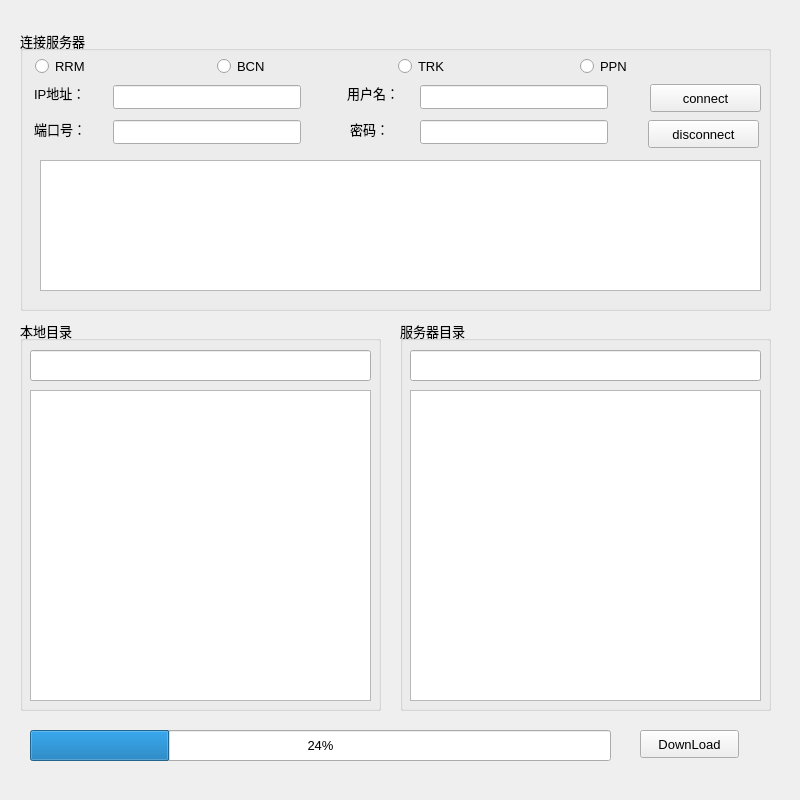
<?xml version="1.0" encoding="UTF-8"?>
<ui version="4.0">
 <class>DataDown</class>
 <widget class="QWidget" name="DataDown">
  <property name="geometry">
   <rect>
    <x>0</x>
    <y>0</y>
    <width>800</width>
    <height>800</height>
   </rect>
  </property>
  <property name="minimumSize">
   <size>
    <width>800</width>
    <height>800</height>
   </size>
  </property>
  <property name="font">
   <font>
    <pointsize>10</pointsize>
   </font>
  </property>
  <property name="windowTitle">
   <string>Form</string>
  </property>
  <widget class="QWidget" name="widget" native="true">
   <property name="geometry">
    <rect>
     <x>10</x>
     <y>20</y>
     <width>771</width>
     <height>761</height>
    </rect>
   </property>
   <property name="minimumSize">
    <size>
     <width>0</width>
     <height>0</height>
    </size>
   </property>
   <widget class="QGroupBox" name="groupBox_3">
    <property name="geometry">
     <rect>
      <x>390</x>
      <y>300</y>
      <width>371</width>
      <height>391</height>
     </rect>
    </property>
    <property name="title">
     <string>服务器目录</string>
    </property>
    <widget class="QLineEdit" name="RemoteFileDir">
     <property name="geometry">
      <rect>
       <x>10</x>
       <y>30</y>
       <width>351</width>
       <height>31</height>
      </rect>
     </property>
    </widget>
    <widget class="QListWidget" name="RemoteListWidget">
     <property name="geometry">
      <rect>
       <x>10</x>
       <y>70</y>
       <width>351</width>
       <height>311</height>
      </rect>
     </property>
    </widget>
   </widget>
   <widget class="QGroupBox" name="groupBox">
    <property name="geometry">
     <rect>
      <x>10</x>
      <y>10</y>
      <width>751</width>
      <height>281</height>
     </rect>
    </property>
    <property name="title">
     <string>连接服务器</string>
    </property>
    <widget class="QTextEdit" name="textEdit">
     <property name="geometry">
      <rect>
       <x>20</x>
       <y>130</y>
       <width>721</width>
       <height>131</height>
      </rect>
     </property>
    </widget>
    <widget class="QRadioButton" name="RRMRadio">
     <property name="geometry">
      <rect>
       <x>15</x>
       <y>25</y>
       <width>81</width>
       <height>22</height>
      </rect>
     </property>
     <property name="text">
      <string>RRM</string>
     </property>
    </widget>
    <widget class="QRadioButton" name="BCNRadio">
     <property name="geometry">
      <rect>
       <x>197</x>
       <y>25</y>
       <width>71</width>
       <height>22</height>
      </rect>
     </property>
     <property name="text">
      <string>BCN</string>
     </property>
    </widget>
    <widget class="QRadioButton" name="PPNRadio">
     <property name="geometry">
      <rect>
       <x>560</x>
       <y>25</y>
       <width>71</width>
       <height>22</height>
      </rect>
     </property>
     <property name="text">
      <string>PPN</string>
     </property>
    </widget>
    <widget class="QRadioButton" name="TRKRadio">
     <property name="geometry">
      <rect>
       <x>378</x>
       <y>25</y>
       <width>81</width>
       <height>22</height>
      </rect>
     </property>
     <property name="text">
      <string>TRK</string>
     </property>
    </widget>
    <widget class="QLabel" name="label">
     <property name="geometry">
      <rect>
       <x>14</x>
       <y>54</y>
       <width>72</width>
       <height>18</height>
      </rect>
     </property>
     <property name="text">
      <string>IP地址：</string>
     </property>
    </widget>
    <widget class="QLabel" name="label_2">
     <property name="geometry">
      <rect>
       <x>327</x>
       <y>54</y>
       <width>72</width>
       <height>18</height>
      </rect>
     </property>
     <property name="text">
      <string>用户名：</string>
     </property>
    </widget>
    <widget class="QLineEdit" name="IPLlineEdit">
     <property name="geometry">
      <rect>
       <x>93</x>
       <y>55</y>
       <width>188</width>
       <height>24</height>
      </rect>
     </property>
    </widget>
    <widget class="QLineEdit" name="NameLineEdit">
     <property name="geometry">
      <rect>
       <x>400</x>
       <y>55</y>
       <width>188</width>
       <height>24</height>
      </rect>
     </property>
    </widget>
    <widget class="QPushButton" name="connectBtn">
     <property name="geometry">
      <rect>
       <x>630</x>
       <y>54</y>
       <width>111</width>
       <height>28</height>
      </rect>
     </property>
     <property name="text">
      <string>connect</string>
     </property>
    </widget>
    <widget class="QLabel" name="label_3">
     <property name="geometry">
      <rect>
       <x>14</x>
       <y>90</y>
       <width>72</width>
       <height>18</height>
      </rect>
     </property>
     <property name="text">
      <string>端口号：</string>
     </property>
    </widget>
    <widget class="QLineEdit" name="PWLineEdit">
     <property name="geometry">
      <rect>
       <x>400</x>
       <y>90</y>
       <width>188</width>
       <height>24</height>
      </rect>
     </property>
    </widget>
    <widget class="QLabel" name="label_4">
     <property name="geometry">
      <rect>
       <x>330</x>
       <y>90</y>
       <width>54</width>
       <height>18</height>
      </rect>
     </property>
     <property name="text">
      <string>密码：</string>
     </property>
    </widget>
    <widget class="QPushButton" name="disconnetBtn">
     <property name="geometry">
      <rect>
       <x>628</x>
       <y>90</y>
       <width>111</width>
       <height>28</height>
      </rect>
     </property>
     <property name="text">
      <string>disconnect</string>
     </property>
    </widget>
    <widget class="QLineEdit" name="PortLineEdit">
     <property name="geometry">
      <rect>
       <x>93</x>
       <y>90</y>
       <width>188</width>
       <height>24</height>
      </rect>
     </property>
    </widget>
   </widget>
   <widget class="QGroupBox" name="groupBox_2">
    <property name="geometry">
     <rect>
      <x>10</x>
      <y>300</y>
      <width>361</width>
      <height>391</height>
     </rect>
    </property>
    <property name="title">
     <string>本地目录</string>
    </property>
    <widget class="QLineEdit" name="LocalFileDir">
     <property name="geometry">
      <rect>
       <x>10</x>
       <y>30</y>
       <width>341</width>
       <height>31</height>
      </rect>
     </property>
    </widget>
    <widget class="QListWidget" name="LocalListWidget">
     <property name="geometry">
      <rect>
       <x>10</x>
       <y>70</y>
       <width>341</width>
       <height>311</height>
      </rect>
     </property>
    </widget>
   </widget>
   <widget class="QPushButton" name="downBtn">
    <property name="geometry">
     <rect>
      <x>630</x>
      <y>710</y>
      <width>99</width>
      <height>28</height>
     </rect>
    </property>
    <property name="text">
     <string>DownLoad</string>
    </property>
   </widget>
   <widget class="QProgressBar" name="progressBar">
    <property name="geometry">
     <rect>
      <x>20</x>
      <y>710</y>
      <width>581</width>
      <height>31</height>
     </rect>
    </property>
    <property name="value">
     <number>24</number>
    </property>
   </widget>
  </widget>
 </widget>
 <resources/>
 <connections/>
</ui>
